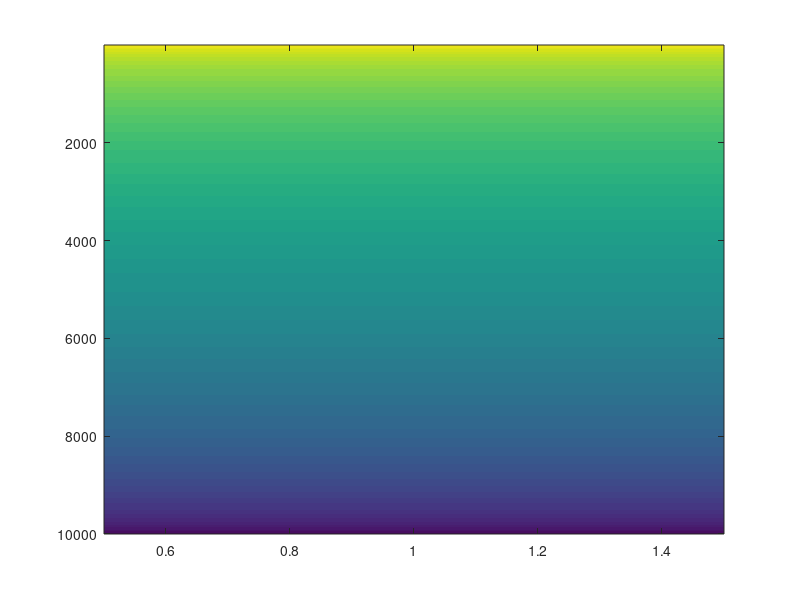

This figure's MATLAB source:
function [percent_odd backward_elements] = analyzerEx

% Generate a 100-by-100 matrix where A(i,j) = i + j;
A = NaN(100);
% for ii = 100:-1:1
%     for jj = 100:-1:1
%         A(ii,jj) = ii + jj;
%     end
% end

% Method 1: MESHGRID
[X, Y] = meshgrid(1:100, 1:100);
A = X + Y;

% Method 2: Matrix multipication
i = (1:1:100)';
j = 1:1:100;
A = i*ones(1,100) + j*ones(100,1);

% Method 3: REPMAT
A = repmat(1:100, 100, 1) + repmat((1:100).', 1, 100);

% Method 4: CUMSUM
A = cumsum(ones(100)) + cumsum(ones(100),2)

% Method 5: BSXFUN
A = bsxfun(@plus, 1:100, (1:100).');

% Calculate the percentage of elements that are odd
num_pos = sum(rem(A(:), 2) == 1);
num_elements = numel(A);  % prod(size(A))
percent_odd = num_pos/num_elements;

% Create an array of elements in backwards order
% backward_elements = fliplr(sort(A(:)));
backward_elements = sort(A(:), 'descend');
imagesc(backward_elements)


